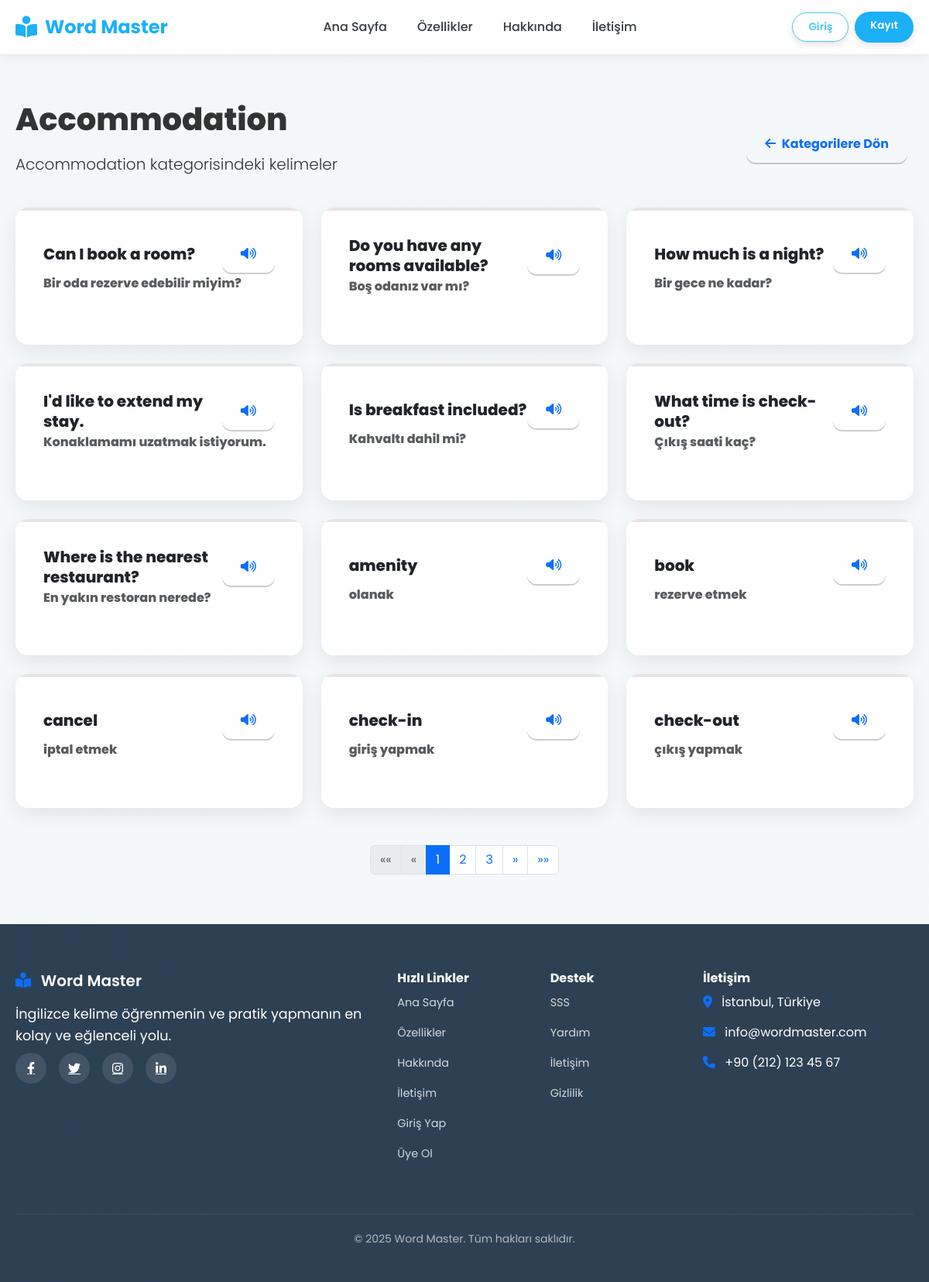
Screenshot of /category/39/ with the database file from the repository.
### core/models.py (models this page shows, shortened)
class Category(models.Model):
    name = models.CharField(max_length=100)
    description = models.TextField(blank=True, null=True)
    image = models.ImageField(upload_to='category_images/', blank=True, null=True)
    created_at = models.DateTimeField(auto_now_add=True)
    difficulty_level = models.IntegerField(default=1)  # 1-5 zorluk seviyesi
    order = models.IntegerField(default=0)  # Kategorilerin sıralama düzeni
    mongo_id = models.CharField(max_length=24, blank=True, null=True, db_index=True)  # MongoDB ObjectId'yi saklamak için
    class Meta:
        verbose_name_plural = "Categories"
        ordering = ['order', 'difficulty_level', 'name']

class Word(models.Model):
    english = models.CharField(max_length=100)
    turkish = models.CharField(max_length=100)
    definition = models.TextField(blank=True, null=True)
    example_sentence = models.TextField(blank=True, null=True)
    pronunciation = models.CharField(max_length=200, blank=True, null=True)
    difficulty_level = models.IntegerField(default=1)  # 1-5 zorluk seviyesi
    category = models.ForeignKey(Category, on_delete=models.CASCADE, related_name='words')
    image = models.ImageField(upload_to='word_images/', blank=True, null=True)
    audio = models.FileField(upload_to='word_audio/', blank=True, null=True)
    created_at = models.DateTimeField(auto_now_add=True)

### core/views.py (the view)
# urls.py: path('category/<str:category_id>/', category_detail, name='category_detail'),
def category_detail(request, category_id):
    try:
        category = get_object_or_404(Category, id=category_id)
        proficiency = request.GET.get('proficiency', '')
        search = request.GET.get('search', '')
        sort = request.GET.get('sort', 'english')
        words_query = Word.objects.filter(category=category)
        logger.info(f"Kategori: {category.name} için {words_query.count()} kelime bulundu")
        if search:
            words_query = words_query.filter(
                Q(english__icontains=search) |
                Q(turkish__icontains=search)
            )
        words_query = words_query.order_by(sort)
        if request.user.is_authenticated:
            total_words = words_query.count()
            learned_words = UserProgress.objects.filter(
                user=request.user,
                word__category=category,
                proficiency_level__gte=3
            ).count()
            percentage = int((learned_words / total_words * 100) if total_words > 0 else 0)
            progress = {
                'learned': learned_words,
                'total': total_words,
                'percentage': percentage
            }
            user_progress = UserProgress.objects.filter(user=request.user)
            if proficiency:
                progress_word_ids = user_progress.filter(
                    proficiency_level=int(proficiency)
                ).values_list('word_id', flat=True)
                words_query = words_query.filter(id__in=progress_word_ids)
            words_with_progress = []
            for word in words_query:
                word_progress = user_progress.filter(word=word).first()
                word.user_progress = word_progress
                words_with_progress.append(word)
        else:
            words_with_progress = list(words_query)
            progress = None
        paginator = Paginator(words_with_progress, 12)  # Her sayfada 12 kelime
        page_number = request.GET.get('page', 1)
        try:
            words = paginator.page(page_number)
        except PageNotAnInteger:
            words = paginator.page(1)
        except EmptyPage:
            words = paginator.page(paginator.num_pages)
        context = {
            'category': category,
            'words': words,
            'progress': progress,
            'proficiency': proficiency,
            'search': search,
            'sort': sort
        }
        return render(request, 'core/category_detail.html', context)
    except Exception as e:
        logger.error(f"Kategori detayı görüntülenirken hata: {str(e)}")
        raise Http404("Kategori görüntülenirken bir hata oluştu")

### core/templates/core/category_detail.html (shortened to what this page needs)
{% extends 'core/base.html' %}
{% load static %}
{% block content %}
<div class="container my-5">
    <div class="row mb-4">
        <div class="col-lg-8">
            <h1 class="mb-3">{{ category.name }}</h1>
            <p class="lead">{{ category.description|default:"Bu kategori hakkında henüz açıklama eklenmemiş." }}</p>
        </div>
        <div class="col-lg-4 text-lg-end d-flex align-items-center justify-content-lg-end">
            <a href="{% url 'category_list' %}" class="btn btn-outline-primary me-2">
                <i class="fas fa-arrow-left me-1"></i> Kategorilere Dön
            </a>
        </div>
    </div>
    <div class="row">
        {% for word in words %}
            <div class="col-md-6 col-lg-4 mb-4">
                <div class="card word-card h-100 {% if user.is_authenticated and word.user_progress %}proficiency-{{ word.user_progress.proficiency_level }}{% endif %}">
                    <div class="card-body">
                        <div class="d-flex justify-content-between align-items-center mb-2">
                            <h5 class="card-title mb-0">{{ word.english }}</h5>
                            <button type="button" class="btn btn-sm btn-outline-primary pronunciation-btn" data-word="{{ word.english }}">
                                <i class="fas fa-volume-up"></i>
                            </button>
                        </div>
                        <h6 class="card-subtitle mb-2 text-muted">{{ word.turkish }}</h6>
                    </div>
                </div>
            </div>
        {% endfor %}
    </div>
    {% if words.paginator.num_pages > 1 %}
        <div class="row mt-4">
            <div class="col-12">
                <nav aria-label="Sayfalama">
                    <ul class="pagination justify-content-center">
                        {% if words.has_previous %}
                            <li class="page-item">
                                <a class="page-link" href="?page=1{% if search %}&search={{ search }}{% endif %}{% if proficiency %}&proficiency={{ proficiency }}{% endif %}{% if sort %}&sort={{ sort }}{% endif %}" aria-label="İlk">
                                    <span aria-hidden="true">&laquo;&laquo;</span>
                                </a>
                            </li>
                            <li class="page-item">
                                <a class="page-link" href="?page={{ words.previous_page_number }}{% if search %}&search={{ search }}{% endif %}{% if proficiency %}&proficiency={{ proficiency }}{% endif %}{% if sort %}&sort={{ sort }}{% endif %}" aria-label="Önceki">
                                    <span aria-hidden="true">&laquo;</span>
                                </a>
                            </li>
                        {% else %}
                            <li class="page-item disabled">
                                <a class="page-link" href="#" aria-label="İlk">
                                    <span aria-hidden="true">&laquo;&laquo;</span>
                                </a>
                            </li>
                            <li class="page-item disabled">
                                <a class="page-link" href="#" aria-label="Önceki">
                                    <span aria-hidden="true">&laquo;</span>
                                </a>
                            </li>
                        {% endif %}
                        {% for num in words.paginator.page_range %}
                            {% if num == words.number %}
                                <li class="page-item active" aria-current="page">
                                    <span class="page-link">{{ num }}</span>
                                </li>
                            {% elif num > words.number|add:'-3' and num < words.number|add:'3' %}
                                <li class="page-item">
                                    <a class="page-link" href="?page={{ num }}{% if search %}&search={{ search }}{% endif %}{% if proficiency %}&proficiency={{ proficiency }}{% endif %}{% if sort %}&sort={{ sort }}{% endif %}">{{ num }}</a>
                                </li>
                            {% endif %}
                        {% endfor %}
                        {% if words.has_next %}
                            <li class="page-item">
                                <a class="page-link" href="?page={{ words.next_page_number }}{% if sort %}&sort={{ sort }}{% endif %}" aria-label="Sonraki">
                                    <span aria-hidden="true">&raquo;</span>
                                </a>
                            </li>
                            <li class="page-item">
                                <a class="page-link" href="?page={{ words.paginator.num_pages }}{% if sort %}&sort={{ sort }}{% endif %}" aria-label="Son">
                                    <span aria-hidden="true">&raquo;&raquo;</span>
                                </a>
                            </li>
                        {% endif %}
                    </ul>
                </nav>
            </div>
        </div>
    {% endif %}
</div>
{% endblock %}

### core/templates/core/base.html (shortened to what this page needs)
<!DOCTYPE html>
<html lang="tr">
<head>
    <link href="https://cdn.jsdelivr.net/npm/bootstrap@5.3.0/dist/css/bootstrap.min.css" rel="stylesheet">
    <link rel="stylesheet" href="https://cdnjs.cloudflare.com/ajax/libs/font-awesome/6.4.0/css/all.min.css">
    <link rel="stylesheet" href="https://unpkg.com/aos@next/dist/aos.css" />
    <link rel="stylesheet" href="/static/css/duolingo-style.css">
</head>
<body>
    <nav class="navbar">
        <div class="container navbar-container">
                        <a class="navbar-logo" href="{% url 'home' %}">                <i class="fas fa-book-reader"></i> Word Master            </a>                        <div class="navbar-menu">
                <a class="navbar-item {% if request.path == '/' %}active{% endif %}" href="{% url 'home' %}">Ana Sayfa</a>
                {% if user.is_authenticated %}
                    <a class="navbar-item {% if 'categories' in request.path %}active{% endif %}" href="{% url 'category_list' %}">Kategoriler</a>
                    <a class="navbar-item {% if 'quiz' in request.path %}active{% endif %}" href="{% url 'quiz_categories' %}">Quiz</a>
                    <a class="navbar-item {% if 'games' in request.path %}active{% endif %}" href="{% url 'game_menu' %}">Oyunlar</a>
                    <a class="navbar-item {% if 'learning-panel' in request.path %}active{% endif %}" href="{% url 'learning_panel' %}">Öğrenme Paneli</a>
                    <a class="navbar-item {% if 'chat-practice' in request.path %}active{% endif %}" href="{% url 'chat_practice' %}">
                        <i class="fas fa-comment-dots me-1"></i> Yapay Zeka Pratik
                    </a>
                {% else %}
                    <a class="navbar-item" href="/#features">Özellikler</a>
                    <a class="navbar-item" href="/#about">Hakkında</a>
                    <a class="navbar-item" href="/#contact">İletişim</a>
                {% endif %}
                </div>                        <div class="navbar-auth">
                {% if user.is_authenticated %}
                    <div class="dropdown">
                        <a class="btn btn-sm btn-primary dropdown-toggle" href="#" id="userDropdown" role="button" data-bs-toggle="dropdown">
                            <i class="fas fa-user-circle me-1"></i> {{ user.username }}
                        </a>
                        <ul class="dropdown-menu dropdown-menu-end" aria-labelledby="userDropdown">
                            <li><a class="dropdown-item" href="{% url 'profile' %}"><i class="fas fa-user me-2"></i>Profil</a></li>
                            <li><a class="dropdown-item" href="{% url 'edit_profile' %}"><i class="fas fa-user-cog me-2"></i>Hesap Ayarları</a></li>
                            <li><a class="dropdown-item" href="{% url 'dashboard' %}"><i class="fas fa-chart-bar me-2"></i>Dashboard</a></li>
                            <li><hr class="dropdown-divider"></li>
                            <li><a class="dropdown-item" href="{% url 'logout' %}"><i class="fas fa-sign-out-alt me-2"></i>Çıkış Yap</a></li>
                        </ul>
                    </div>
                {% else %}
                    <a href="{% url 'login' %}" class="btn btn-sm btn-secondary me-2">Giriş</a>
                    <a href="{% url 'register' %}" class="btn btn-sm btn-primary">Kayıt</a>
                {% endif %}
            </div>
        </div>
    </nav>
    <main>
        {% block content %}{% endblock %}
    </main>
    <footer class="mt-5">
        <div class="container">
            <div class="row g-4">
                                <div class="col-lg-5 col-md-6">                    <h5 class="mb-3"><i class="fas fa-book-reader text-primary me-2"></i> Word Master</h5>                    <p class="mb-2">İngilizce kelime öğrenmenin ve pratik yapmanın en kolay ve eğlenceli yolu.</p>                    <div class="social-icons d-flex gap-3 mt-2">                        <a href="#" class="text-white"><i class="fab fa-facebook-f"></i></a>                        <a href="#" class="text-white"><i class="fab fa-twitter"></i></a>                        <a href="#" class="text-white"><i class="fab fa-instagram"></i></a>                        <a href="#" class="text-white"><i class="fab fa-linkedin-in"></i></a>                    </div>                </div>                                <div class="col-lg-2 col-md-6 col-6">                    <h6 class="fw-bold mb-2">Hızlı Linkler</h6>                    <ul class="footer-links ps-0">                        <li><a href="{% url 'home' %}">Ana Sayfa</a></li>                        {% if user.is_authenticated %}                            <li><a href="{% url 'learning_panel' %}">Öğrenme Paneli</a></li>                            <li><a href="{% url 'category_list' %}">Kategoriler</a></li>                            <li><a href="{% url 'quiz_categories' %}">Quiz</a></li>                            <li><a href="{% url 'game_menu' %}">Oyunlar</a></li>                            <li><a href="{% url 'profile' %}">Profilim</a></li>                        {% else %}                            <li><a href="/#features">Özellikler</a></li>                            <li><a href="/#about">Hakkında</a></li>                            <li><a href="/#contact">İletişim</a></li>                            <li><a href="{% url 'login' %}">Giriş Yap</a></li>                            <li><a href="{% url 'register' %}">Üye Ol</a></li>                        {% endif %}                    </ul>                </div>                                <div class="col-lg-2 col-md-6 col-6">                    <h6 class="fw-bold mb-2">Destek</h6>                    <ul class="footer-links ps-0">                        <li><a href="#">SSS</a></li>                        <li><a href="#">Yardım</a></li>                        <li><a href="/#contact">İletişim</a></li>                        <li><a href="#">Gizlilik</a></li>                    </ul>                </div>                                <div class="col-lg-3 col-md-6">
                    <h6 class="fw-bold mb-2">İletişim</h6>
                    <ul class="footer-links ps-0">
                        <li><i class="fas fa-map-marker-alt me-2 text-primary"></i> İstanbul, Türkiye</li>
                        <li><i class="fas fa-envelope me-2 text-primary"></i> info@wordmaster.com</li>
                        <li><i class="fas fa-phone me-2 text-primary"></i> +90 (212) 123 45 67</li>
                    </ul>
                </div>
            </div>
            <div class="row mt-3">
                <div class="col-md-12 text-center">
                    <p class="copyright">&copy; {% now "Y" %} Word Master. Tüm hakları saklıdır.</p>
                </div>
            </div>
        </div>
    </footer>
</body>
</html>

### rows the page displays
Category: name "Accommodation", description "Accommodation kategorisindeki kelimeler"
Word: english "Can I book a room?", turkish "Bir oda rezerve edebilir miyim?"
Word: english "Do you have any rooms available?", turkish "Boş odanız var mı?"
Word: english "How much is a night?", turkish "Bir gece ne kadar?"
Word: english "I'd like to extend my stay.", turkish "Konaklamamı uzatmak istiyorum."
Word: english "Is breakfast included?", turkish "Kahvaltı dahil mi?"
Word: english "What time is check-out?", turkish "Çıkış saati kaç?"
Word: english "Where is the nearest restaurant?", turkish "En yakın restoran nerede?"
Word: english "amenity", turkish "olanak"
Word: english "book", turkish "rezerve etmek"
Word: english "cancel", turkish "iptal etmek"
Word: english "check-in", turkish "giriş yapmak"
Word: english "check-out", turkish "çıkış yapmak"

### other values shown
{{ num }} "1"
{{ num }} "2" "3"
